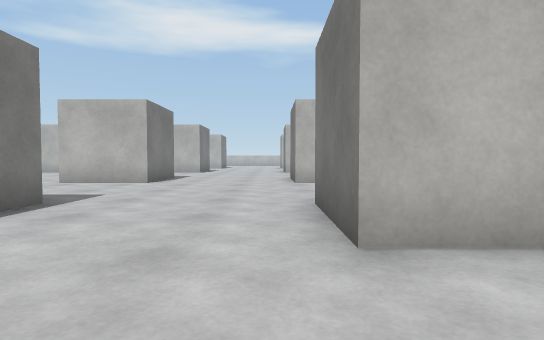
View 1 (above)

22 first-person views from a walk through a scene from a Unity 3-D project. The camera is 0.72 m above the floor, tilts 2° down and sees 80° across. The floor is counted in squares, 1 m on a side. Each view is taken from the middle of a square. On the plan, view 1 faces up. The plan holds only what a view shows up to about 10 squares ahead; the rest is blank. The place goes on beyond the plan. The player is left out. Surface patterns are stand-ins for the level's own textures.

View 2
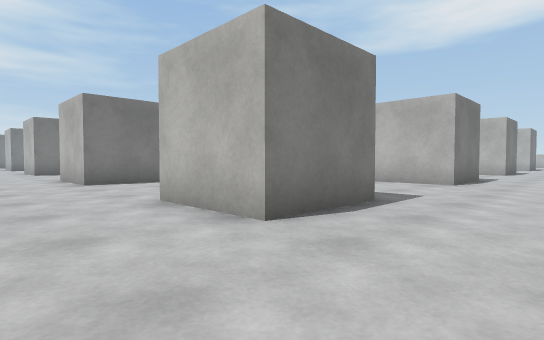

View 3
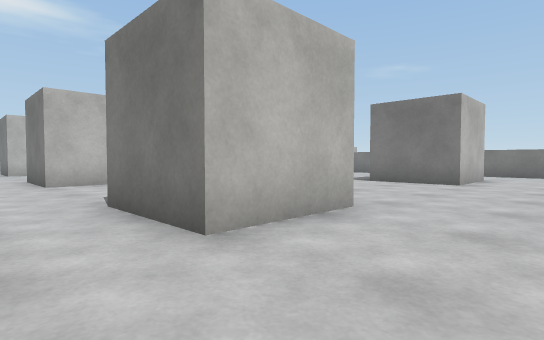

View 4
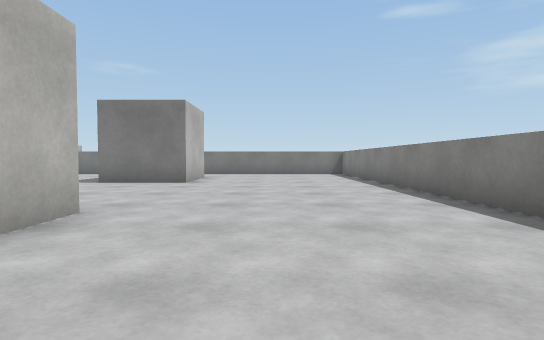

View 5
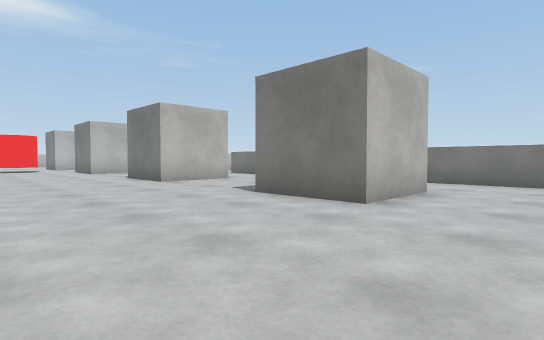

View 6
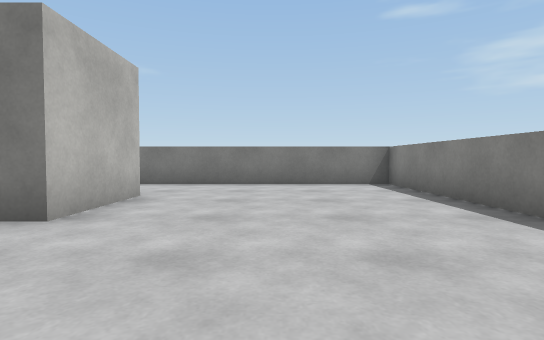

View 7
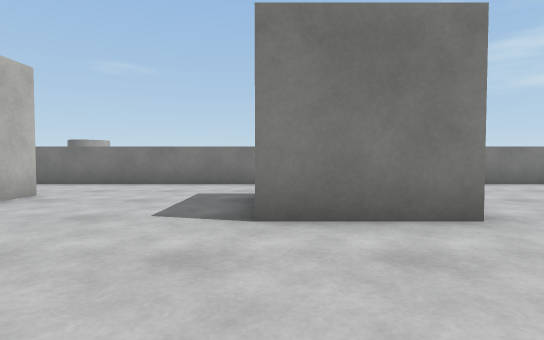

View 8
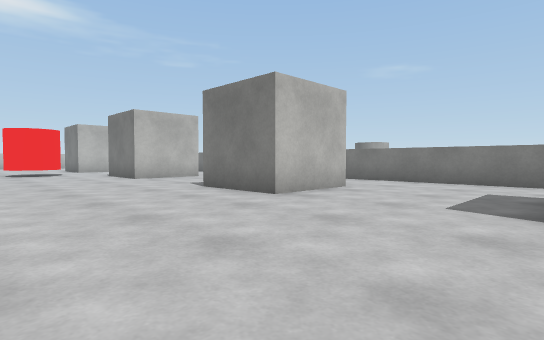

View 9
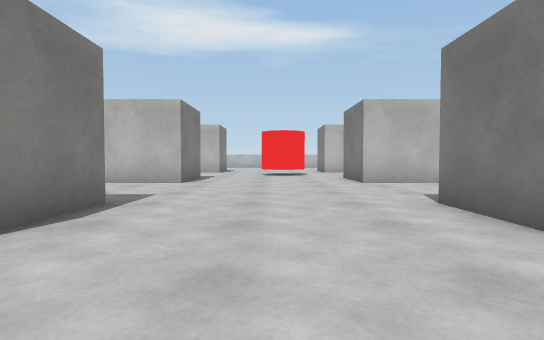

View 10
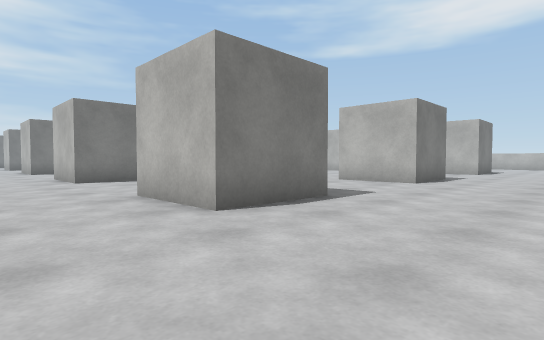

View 11
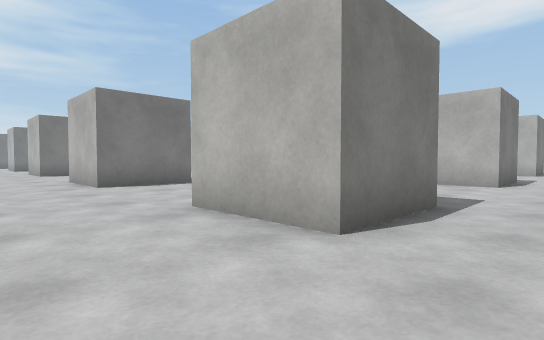

View 12
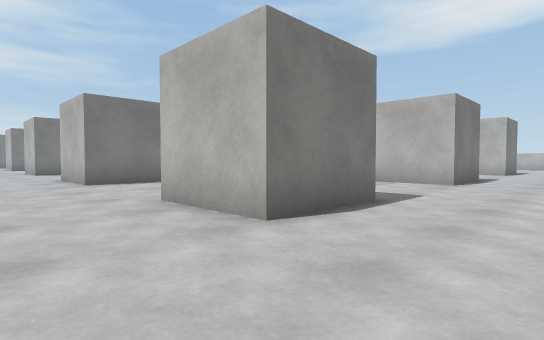

View 13
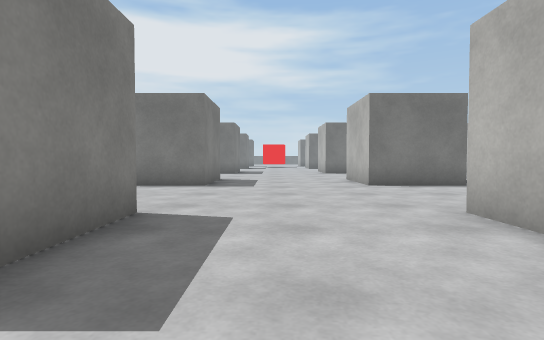

View 14
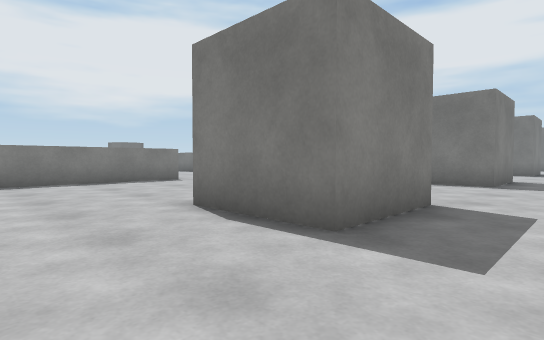

View 15
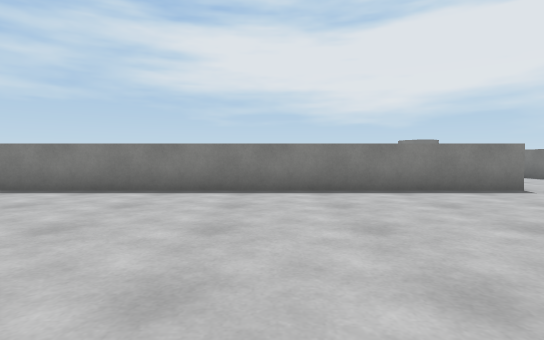

View 16
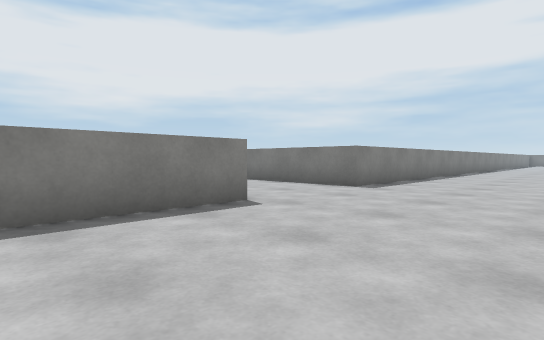

View 17
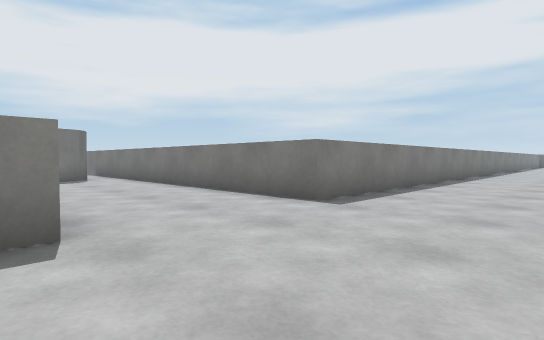

View 18
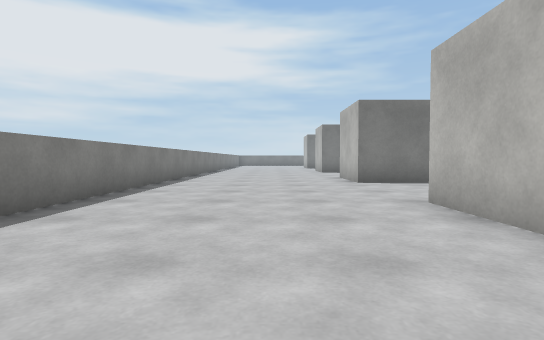

View 19
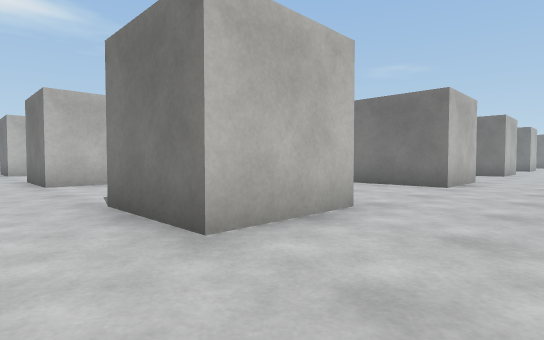

View 20
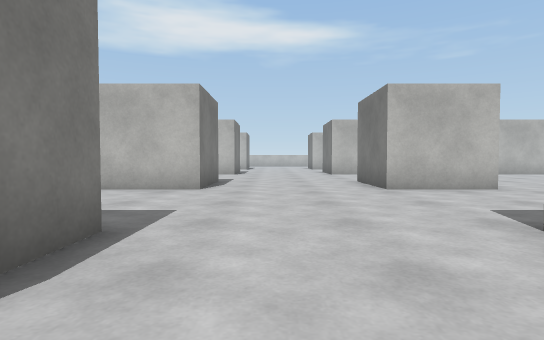

View 21
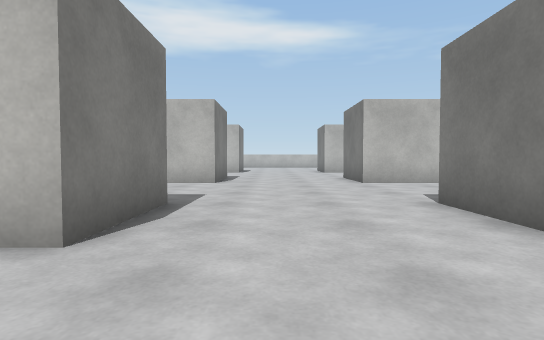

View 22
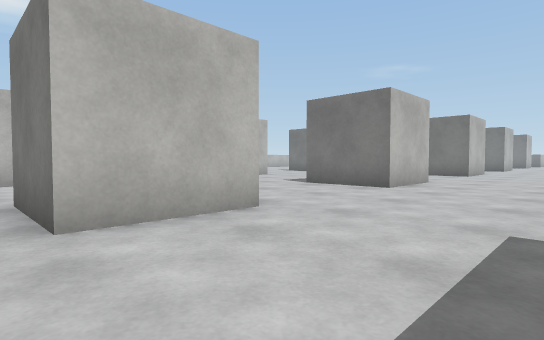

### Floor plan
Points are (right, up) in squares from view 1. A wall is a line through its corners. A room is listed if a view was taken in it or the views show most of it. See-through windows are left out.
Room 1 (views 1, 2, 3, 4, 5, 6, 7, 8, 9, 10, 11, 12, 13, 14, 15, 16, 17, 18, 19, 20, 21, 22)
walls: (-3.7, 5.2) (-3.7, 2.6) (-6.4, 2.6); (-10.7, 5.2) (-10.7, 2.6) (-13.3, 2.6) (-13.3, 5.2) (-10.7, 5.2); (-3.7, 12.2) (-3.7, 9.6) (-6.4, 9.6); (-10.7, 12.2) (-10.7, 9.6) (-13.4, 9.6); (2.2, 9.6) (0.7, 9.6) (0.7, 12.2); (3.4, 2.6) (0.7, 2.6) (0.7, 5.2); (3.3, 12.2) (3.3, 10.1); (-3.7, 17.5) (-3.7, 16.6) (-5.1, 16.6); (-17.6, 2.6) (-20.3, 2.6) (-20.3, 5.2) (-17.7, 5.2) (-17.7, 3.2); (-13.8, -3.3) (-1.9, -3.3); (-10.7, 17.5) (-10.7, 16.6) (-13.3, 16.6) (-13.3, 17.5); (2.9, -3.3) (14.1, -3.3) (14.1, 3.8); (-17.7, 12.2) (-17.7, 9.6) (-20.3, 9.6) (-20.3, 12.2); (3.3, 17) (3.3, 16.6) (1, 16.6); (-17.6, 16.6) (-20.3, 16.6) (-20.3, 17.5); (11.4, 2.6) (8.7, 2.6) (8.7, 5.2); (11.4, 9.6) (8.7, 9.6) (8.7, 12.2); (-24.7, 5.2) (-24.7, 2.5); (-24.7, 12.2) (-24.7, 9.6) (-25.5, 9.6); (11, 16.6) (8.6, 16.6); (14.1, 5.4) (14.1, 11.6); (-25, -3.3) (-17.5, -3.3) (-17.5, -9.5); (-24.7, 17.1) (-24.7, 16.6) (-25.5, 16.6)

Where each view was taken, in squares from view 1:
view 1: 0 up, 0 right, facing up
view 2: 0 up, 1 left, facing up-left
view 3: 0 up, 1 left, facing up-right
view 4: 0 up, 1 left, facing right
view 5: 0 up, 4 right, facing up-right
view 6: 0 up, 5 right, facing right
view 7: 5 up, 5 right, facing right
view 8: 5 up, 4 right, facing up-right
view 9: 7 up, 6 right, facing up
view 10: 7 up, 0 right, facing up-left
view 11: 7 up, 2 left, facing up-left
view 12: 7 up, 8 left, facing up-left
view 13: 7 up, 9 left, facing left
view 14: 7 up, 8 left, facing down-left
view 15: 4 up, 8 left, facing down
view 16: 1 up, 10 left, facing down-left
view 17: 0 up, 13 left, facing down-left
view 18: 0 up, 15 left, facing left
view 19: 0 up, 22 left, facing up-right
view 20: 2 up, 23 left, facing up
view 21: 7 up, 23 left, facing up
view 22: 13 up, 21 left, facing up-right
